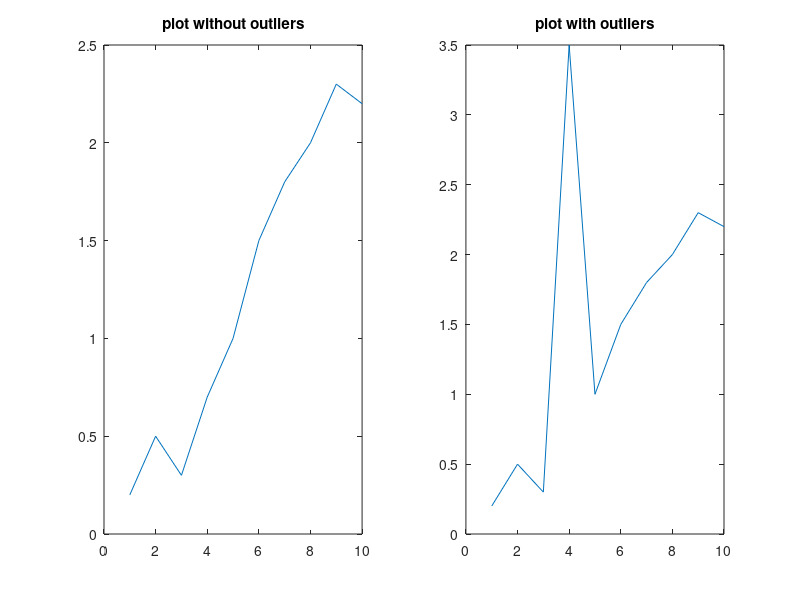

Source code (MATLAB):
x = [1, 2, 3, 4, 5, 6, 7, 8, 9, 10];
y1 = [0.2, 0.5, 0.3, 0.7, 1.0, 1.5, 1.8, 2.0, 2.3, 2.2];
y2 = [0.2, 0.5, 0.3, 3.5, 1.0, 1.5, 1.8, 2.0, 2.3, 2.2];
theta_0 =  [0 , 0];
r = @ (theta, y) y - polyval ( theta , x);

Error_M1 =  @( theta) max ( abs (r(theta , y1)));
[theta1 , minM1] = fminsearch ( Error_M1 ,theta_0 );


Error_M2 =  @( theta) sum ( abs (r(theta , y1))); 
[theta2 , minM2] = fminsearch ( Error_M2 ,theta_0 );


Error_M3 =  @( theta) sum (r(theta , y1).^2); 
[theta3 , minM3] = fminsearch ( Error_M3 ,theta_0 );


Error_M1_outlier =  @( theta) max ( abs (r(theta , y2)));
[theta1_out , minM1_out] = fminsearch ( Error_M1_outlier ,theta_0 );


Error_M2_outlier =  @( theta) sum ( abs (r(theta , y2))); 
[theta2_out , minM2_out] = fminsearch ( Error_M2_outlier ,theta_0 );


Error_M3_outlier =  @( theta) sum (r(theta , y2).^2); 
[theta3_out , minM3_out] = fminsearch ( Error_M3_outlier ,theta_0 );

figure(3)

subplot(1,2,1);
plot(x, y1);
title("plot without outliers");

subplot(1,2,2);
plot(x, y2);
title("plot with outliers");
